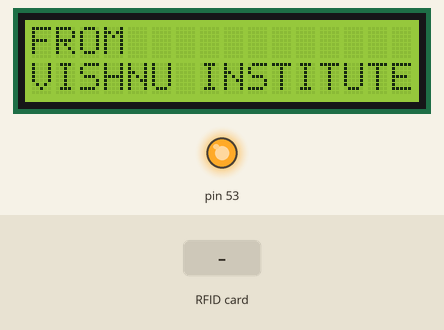
Recording of a sketch running on a simulated Arduino Mega 2560, built with avr-gcc and run on an emulated ATmega2560. On the bench: 16×2 character LCD, output pins drawn as LEDs (lit = HIGH). The test bench sets the inputs (shaded band). What the sketch prints to the serial monitor is not drawn.

Above: at 0.2 s.
3.4 s: RFID card 5E 7A 19 C4 held to the reader
At 4.4 s:
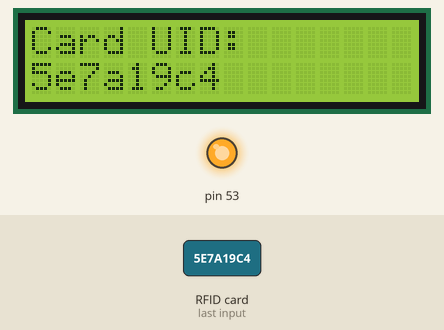
At 7.4 s:
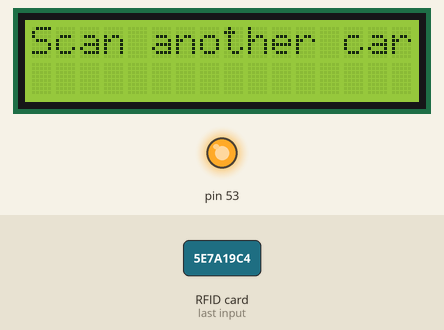
Timing chart, 0 to 8.9 s (numbered marks = the images above; inputs shaded):
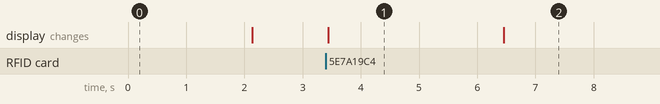

The sketch:

rfid_lcd.ino
```cpp
#include <SPI.h>
#include <MFRC522.h>
#include <Wire.h>
#include <LiquidCrystal_I2C.h>


#define SS_PIN 21
#define RST_PIN 22

MFRC522 rfid(SS_PIN, RST_PIN);

LiquidCrystal_I2C lcd(0x27, 2, POSITIVE);

void setup() {

  Serial.begin(9600);


  SPI.begin();
  rfid.PCD_Init();
  Serial.println("Scan an RFID card or tag");
  Serial.println("Bluetooth device is ready to pair");


  Wire.begin();
  lcd.begin(16, 2,  LCD_5x8DOTS);
  lcd.backlight();
  lcd.setCursor(0, 0);
  lcd.print("FROM");
  lcd.setCursor(0, 1);
  lcd.print("VISHNU INSTITUTE");


  delay(2000);
  lcd.clear();
}

void loop() {

  if (!rfid.PICC_IsNewCardPresent()) {
    return;
  }


  if (!rfid.PICC_ReadCardSerial()) {
    return;
  }


  Serial.print("Card UID: ");
  String uidStr = "";
  for (byte i = 0; i < rfid.uid.size; i++) {
    Serial.print(rfid.uid.uidByte[i] < 0x10 ? " 0" : " ");
    Serial.print(rfid.uid.uidByte[i], HEX);
    uidStr += String(rfid.uid.uidByte[i], HEX);
  }
  Serial.println();


  lcd.clear();
  lcd.setCursor(0, 0);
  lcd.print("Card UID:");
  lcd.setCursor(0, 1);
  lcd.print(uidStr);


  rfid.PICC_HaltA();

  delay(3000);
  lcd.clear();
  lcd.setCursor(0, 0);
  lcd.print("Scan another card");
}
```

Measured:
- after the input at 3.4 s, the display: changes at once (image 1)
- what the display in image 1 shows lasts 3.1 s, from 3.4 s to 6.5 s
